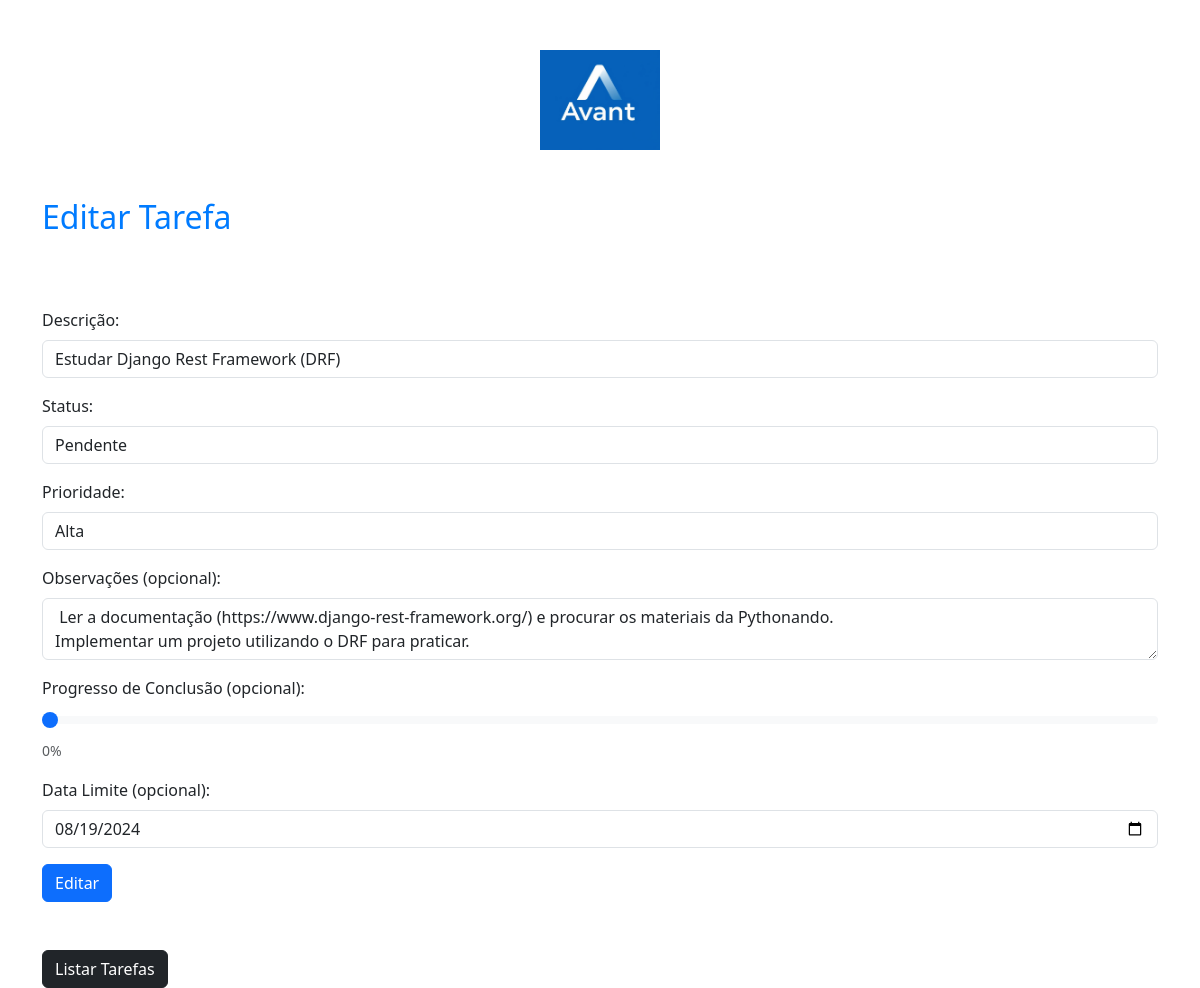
The page /editar_tarefa/8/ (signed in) on the database its author committed.
### tarefas/models.py (models this page shows, shortened)
class Tarefas(models.Model):
    status_choices = (
        (1, "Pendente"),
        (2, "Iniciado"),
        (3, "Concluído"),
        (4, "Excluído"),
    )
    prioridade_choices = (
        (1, "Baixa"),
        (2, "Média"),
        (3, "Alta"),
    )
    descricao = models.CharField(
        max_length=255, verbose_name="Descrição", null=False, blank=False
    )
    status = models.IntegerField(
        choices=status_choices, default=1, verbose_name="Status"
    )
    prioridade = models.IntegerField(
        choices=prioridade_choices, default=1, verbose_name="Prioridade"
    )
    obs = models.TextField(blank=True, null=True)
    progresso_conclusao = models.IntegerField(default=0, blank=True, null=True)
    dataInicio = models.DateTimeField(auto_now_add=True)
    dataFim = models.DateTimeField(blank=True, null=True)
    dataLimite = models.DateTimeField(blank=True, null=True)
    user = models.ForeignKey(User, on_delete=models.CASCADE)

### tarefas/views.py (the view)
# urls.py: path("editar_tarefa/<int:tarefa_id>/", views.editar_tarefa, name="editar_tarefa"),
def editar_tarefa(request, tarefa_id):
    tarefa = get_object_or_404(Tarefas, id=tarefa_id)
    if tarefa.user == request.user:
        if request.method == "POST":
            descricao = request.POST.get("descricao")
            status = int(request.POST.get("status"))
            prioridade = int(request.POST.get("prioridade"))
            obs = request.POST.get("obs")
            dataLimite = request.POST.get("dataLimite")
            if status == 3:
                dataFim = datetime.now().date()
                progresso_conclusao = 100
            else:
                dataFim = None
                progresso_conclusao = int(request.POST.get("progresso_conclusao"))
            try:
                dataLimite = datetime.strptime(dataLimite, "%Y-%m-%d").date()
            except ValueError:
                messages.add_message(
                    request,
                    constants.ERROR,
                    "Data Limite inválida. Utilize o formato DD-MM-YYYY.",
                )
                return render(
                    request,
                    "editar_tarefa.html",
                    {
                        "tarefa_editar": tarefa,
                        "status_choices": Tarefas.status_choices,
                        "prioridade_choices": Tarefas.prioridade_choices,
                    },
                )
            tarefa.descricao = descricao
            tarefa.status = status
            tarefa.prioridade = prioridade
            tarefa.obs = obs
            tarefa.progresso_conclusao = progresso_conclusao
            tarefa.dataLimite = dataLimite
            tarefa.dataFim = dataFim
            tarefa.save()  # Salva as alterações no banco de dados
            messages.add_message(
                request, constants.SUCCESS, "Tarefa editada com sucesso!"
            )
            return redirect("listar_tarefas")
        else:
            status_choices = Tarefas.status_choices
            prioridade_choices = Tarefas.prioridade_choices
            return render(
                request,
                "cadastrar_tarefa.html",
                {
                    "tarefa_editar": tarefa,
                    "status_choices": status_choices,
                    "prioridade_choices": prioridade_choices,
                },
            )
    else:
        messages.add_message(
            request, constants.ERROR, "Você não tem permissão para editar esta tarefa."
        )
        return redirect("listar_tarefas")

### tarefas/templates/cadastrar_tarefa.html (shortened to what this page needs)
{% load static %}
<!DOCTYPE html>
<html lang="pt-br">
<head>
    <link href="https://cdn.jsdelivr.net/npm/bootstrap@5.3.0-alpha1/dist/css/bootstrap.min.css" rel="stylesheet">
    <link rel="stylesheet" href="{% static 'tarefas/css/tarefas.css' %}">
</head>
<body>
    <div class="row justify-content-center mb-5">
        <div class="col-md-4 text-center">
          <img src="{% static 'geral/img/LogoAvant1.jpg' %}" alt="Logo" class="img-fluid" style="margin-top: 50px; max-width: 200px; max-height: 100px;">
        </div>
      </div>
    <div class="container mt-5">
        <h2 class="mb-4">{% if tarefa_editar %} Editar Tarefa {% else %} Cadastrar Tarefa {% endif %}</h2>
        <br>
        <br>
        {% if tarefa_editar %}
            <form action="{% url 'editar_tarefa' tarefa_editar.id %}" method="POST"> {% csrf_token %}
        {% else %}
            <form action="{% url 'cadastrar_tarefa' %}" method="POST"> {% csrf_token %}
        {% endif %}
            <div class="mb-3">
                <label for="descricao" class="form-label">Descrição:</label>
                <input type="text" class="form-control" id="descricao" name="descricao" required {% if tarefa_editar %} value="{{tarefa_editar.descricao}}" {% endif %}>
            </div>
            <div class="mb-3">
                <label for="status" class="form-label">Status:</label>
                <select class="form-control" id="status" name="status">
                    {% for status_value, status_label in status_choices %}
                        <option value="{{ status_value }}" {% if tarefa_editar.status == status_value %} selected {% endif %} >{{ status_label }}</option>
                    {% endfor %}
                </select>
            </div>
            <div class="mb-3">
                <label for="prioridade" class="form-label">Prioridade:</label>
                <select class="form-control" id="prioridade" name="prioridade">
                    {% for prioridade_value, prioridade_label in prioridade_choices %}
                        <option value="{{ prioridade_value }}" {% if tarefa_editar.prioridade == prioridade_value %} selected {% endif %}>{{ prioridade_label }}</option>
                    {% endfor %}
                </select>
            </div>
            <div class="mb-3">
                <label for="obs" class="form-label">Observações (opcional):</label>
                <textarea class="form-control" id="obs" name="obs" >{% if tarefa_editar %} {{tarefa_editar.obs}} {% endif %}</textarea>
            </div>
            <div class="mb-3">
                <label for="progresso_conclusao" class="form-label">Progresso de Conclusão (opcional):</label>
                <input type="range" class="form-range" min="0" max="100" id="progresso_conclusao" name="progresso_conclusao" {% if tarefa_editar %} value="{{tarefa_editar.progresso_conclusao}}" {% else %} value="0" {% endif %}>
                <span id="progresso_valor" class="form-text">{% if tarefa_editar %} {{tarefa_editar.progresso_conclusao}}% {% else %} 0% {% endif %}</span>
            </div>
            <div class="mb-3">
                <label for="dataLimite" class="form-label">Data Limite (opcional):</label>
                <input type="date" class="form-control" id="dataLimite" name="dataLimite" {% if tarefa_editar %} value="{{ tarefa_editar.dataLimite|date:'Y-m-d' }}" {% endif %}>
            </div>
            <button type="submit" class="btn btn-primary">{% if tarefa_editar %} Editar {% else %} Cadastrar {% endif %}</button>
        </form>
        <br><br>
        <a href="{% url 'listar_tarefas' %}"  class="btn btn-dark">Listar Tarefas</a>
    </div>
</body>
</html>

### templates/static/tarefas/css/tarefas.css (style rules this page uses)
.container { margin-top: 50px; }
h2 { color: #007bff; }
.form-range { width: 100%; }
#progresso_valor { margin-left: 10px; }
a { text-decoration: none; }

### rows shown on the page
Tarefas: descricao "Estudar Django Rest Framework (DRF)", status "Pendente", prioridade "Alta", obs "Ler a documentação (https://www.django-rest-framework.org/) e procurar os materiais da Pythonando. Implementar um projeto utilizando o DRF para praticar.", progresso_conclusao "0", dataLimite "08/19/2024"
